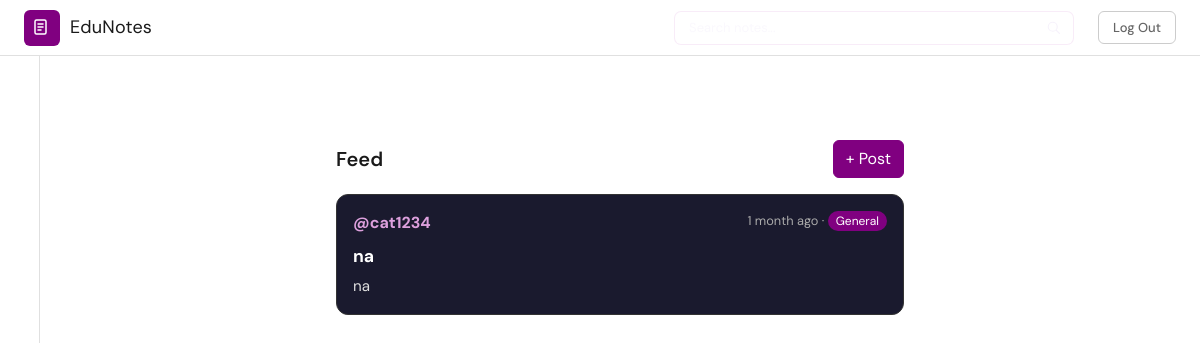
The page /home/ (signed in) on the database as committed earlier.
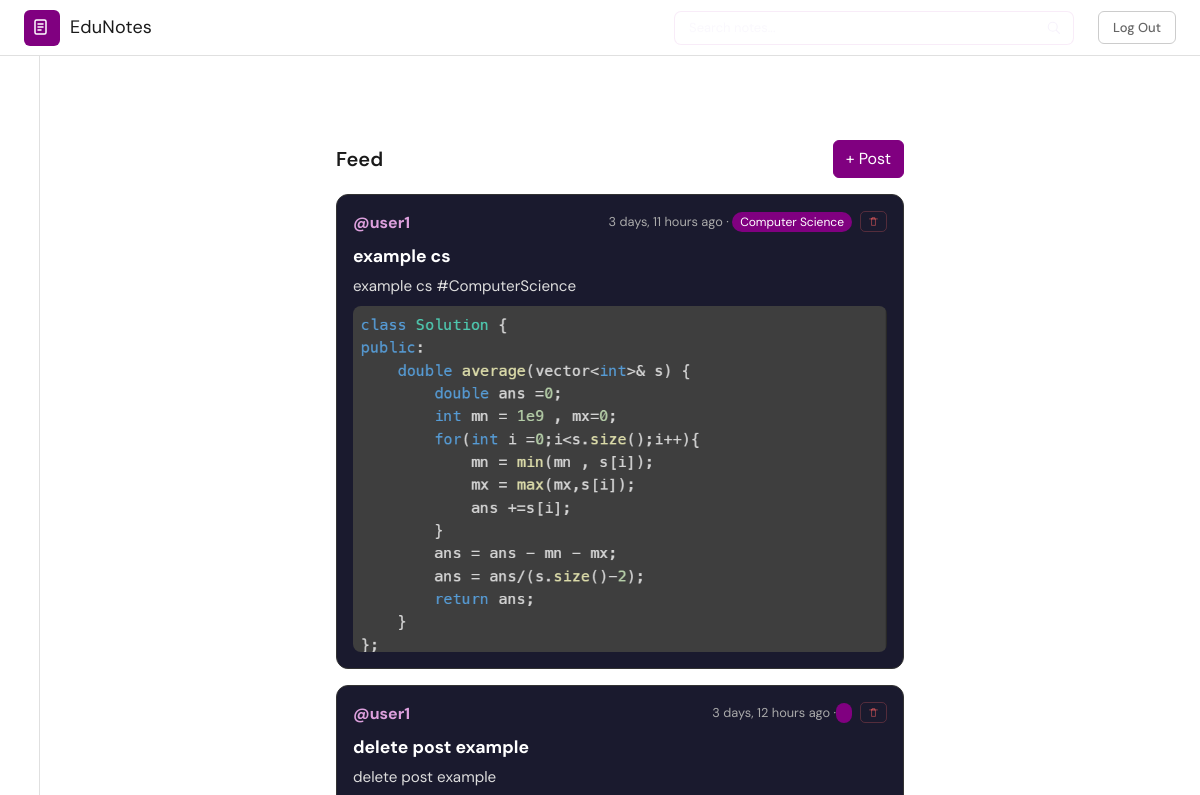
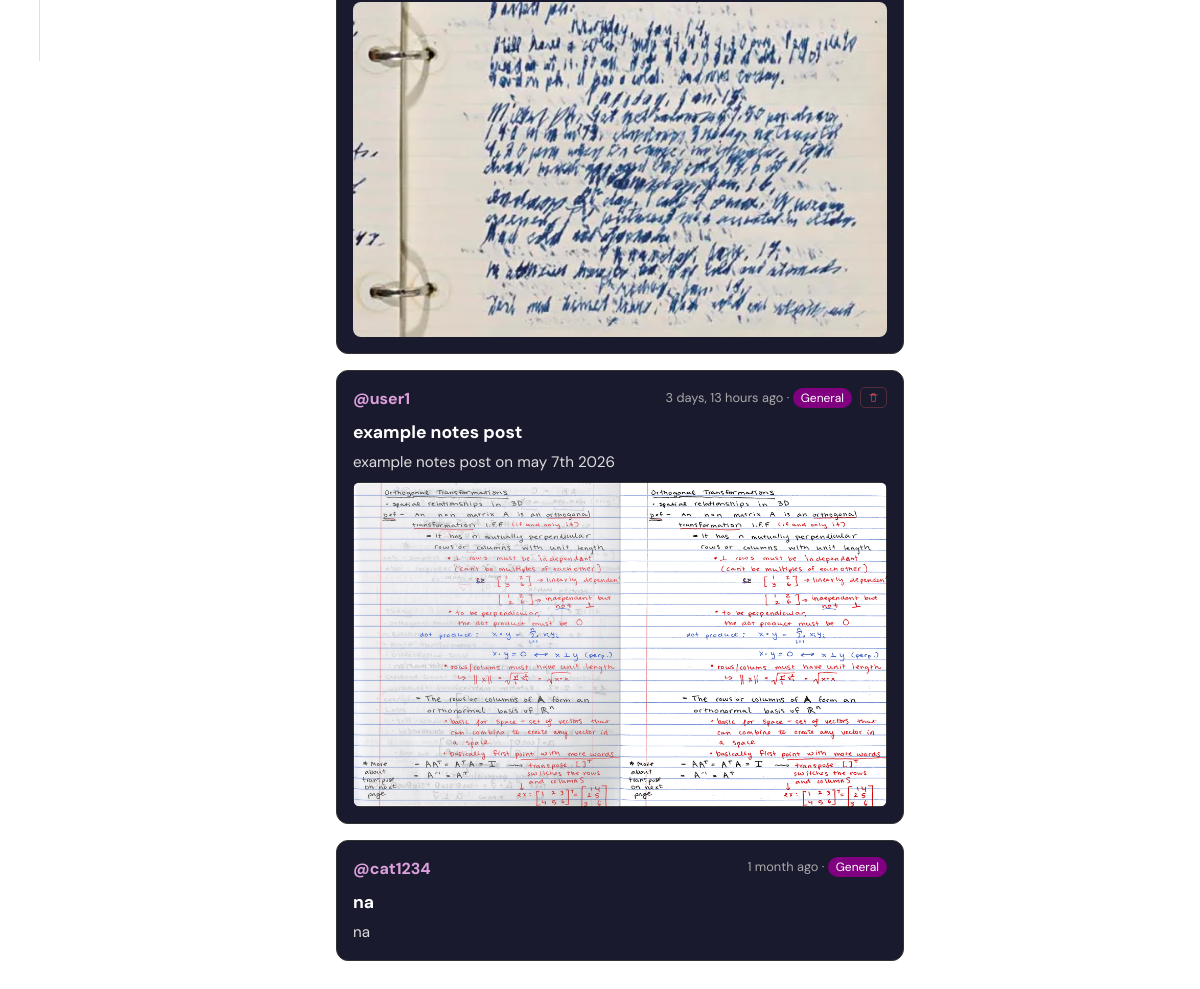
The same page on the database as committed later (2 pictures, top to bottom).
### proj1App/models.py (models this page shows, shortened)
class Post(models.Model):
    CATEGORY_CHOICES = [
        ('Computer Science', 'Computer Science'),
        ('Mechanical Engineering', 'Mechanical Engineering'),
        ('Electrical Engineering', 'Electrical Engineering'),
        ('Mathematics', 'Mathematics'),
        ('Physics', 'Physics'),
        ('Biology', 'Biology'),
        ('Chemistry', 'Chemistry'),
        ('Business', 'Business'),
        ('General', 'General'),
    ]
    user       = models.ForeignKey(User, on_delete=models.CASCADE, related_name='posts')
    category   = models.CharField(max_length=100, choices=CATEGORY_CHOICES, default='General')
    title      = models.CharField(max_length=200, blank=True)
    body       = models.TextField(blank=True)
    image      = models.ImageField(upload_to='posts/images/', blank=True, null=True)
    pdf        = models.FileField(upload_to='posts/pdfs/', blank=True, null=True)
    link       = models.URLField(blank=True)
    created_at = models.DateTimeField(auto_now_add=True)
    community  = models.ForeignKey(
        'Community', on_delete=models.SET_NULL,
        null=True, blank=True, related_name='posts'
    )
    class Meta:
        ordering = ['-created_at']  # newest first

### proj1App/views.py (the view)
# urls.py: 2. Add a URL to urlpatterns:  path('', views.home, name='home')
@login_required
def home(request):
    posts = Post.objects.all().select_related('user')
    return render(request, 'proj1App/home.html', {'posts': posts})

### proj1App/templates/proj1App/home.html (shortened to what this page needs)
{% extends "proj1App/base.html" %}
{% load static %}
{% block extra_css %}<link rel="stylesheet" href="{% static 'proj1App/css/home.css' %}">{% endblock %}
{% block content %}
<nav class="en-navbar">
    <a href="/" class="en-brand">
        <div class="en-brand-icon">
        </div>
        <span class="en-brand-name">EduNotes</span>
    </a>
    <form method="GET" action="/search/" class="en-search-form">
        <input type="text" name="q" class="en-search-input" placeholder="Search notes...">
        <button type="submit" class="en-search-btn">
            <svg width="15" height="15" viewBox="0 0 20 20" fill="none">
                <circle cx="9" cy="9" r="6" stroke="currentColor" stroke-width="1.5"/>
                <path d="M14 14l4 4" stroke="currentColor" stroke-width="1.5" stroke-linecap="round"/>
            </svg>
        </button>
    </form>
    <a href="/logout/" class="en-navbar-logout">Log Out</a>
</nav>
<div id="sidebar">
    <ul class="nav flex-column pt-3">
        <li class="nav-item">
            <a class="nav-link" href="/profile/">
            </a>
        </li>
        <li class="nav-item">
            <a class="nav-link active" href="/home/">
            </a>
        </li>
        <li class="nav-item">
            <a class="nav-link" href="/communities/">
            </a>
        </li>
    </ul>
</div>
<div id="main-content">
    <div class="feed-container">
        <div class="d-flex justify-content-between align-items-center mb-3">
            <h5 class="en-feed-title">Feed</h5>
            <button class="btn btn-purple" data-bs-toggle="modal" data-bs-target="#postModal">+ Post</button>
        </div>
        {% for post in posts %}
        <div class="post-card">
            <div class="d-flex justify-content-between align-items-start">
                <span class="post-user">@{{ post.user.username }}</span>
                <div class="d-flex align-items-center gap-2">
                    <span class="post-meta">{{ post.created_at|timesince }} ago &middot; <span class="post-category">{{ post.category }}</span></span>
                    {% if post.user == request.user %}
                    <form method="POST" action="/posts/delete/{{ post.id }}/">
                        <button type="submit" class="post-delete-btn" onclick="return confirm('Delete this post?')">
                            <svg width="13" height="13" viewBox="0 0 20 20" fill="none">
                                <path d="M4 6h12M8 6V4h4v2M7 6v10h6V6H7z" stroke="currentColor" stroke-width="1.5" stroke-linecap="round" stroke-linejoin="round"/>
                            </svg>
                        </button>
                    </form>
                    {% endif %}
                </div>
            </div>
            {% if post.title %}
                <div class="post-title">{{ post.title }}</div>
            {% endif %}
            {% if post.body %}
                <div class="post-body">{{ post.body }}</div>
            {% endif %}
            {% if post.image %}
                <img src="{{ post.image.url }}" class="post-img mt-2" alt="post image">
            {% endif %}
        </div>
        {% empty %}
            <div class="post-card text-center" style="color:#aaa;">
                No posts yet. Follow some communities or be the first to post!
            </div>
        {% endfor %}
    </div>
</div>
{% endblock %}

### proj1App/templates/proj1App/base.html (shortened to what this page needs)
{% load static %}
<!DOCTYPE html>
<html lang="en">
<head>
    <link href="https://cdn.jsdelivr.net/npm/bootstrap@5.3.8/dist/css/bootstrap.min.css" rel="stylesheet">
    <link rel="stylesheet" href="{% static 'proj1App/css/style.css' %}">
    {% block extra_css %}{% endblock %}
</head>
<body>
    {% block content %}{% endblock %}
</body>
</html>

### proj1App/static/proj1App/css/style.css (style rules this page uses)
body { min-height: 100vh; background-color: white; font-family: 'DM Sans', sans-serif; }
.btn-purple { background-color: purple; border-color: purple; color: white; }
.en-brand { display: inline-flex; align-items: center; gap: 10px; text-decoration: none; }
.en-brand-icon { width: 36px; height: 36px; background-color: purple; border-radius: 6px; display: flex; align-items: center; justify-content: center; flex-shrink: 0; }
.en-brand-name { font-family: 'DM Sans', sans-serif; font-size: 22px; color: #1a1a1a; letter-spacing: 0.01em; }
.en-navbar { position: fixed; top: 0; left: 0; right: 0; height: 56px; background-color: white; border-bottom: 1px solid #e0e0e0; display: flex; align-items: center; justify-content: space-between; padding: 0 1.5rem; z-index: 1001; }
.en-navbar .en-brand { flex: 1; }
.en-navbar .en-brand-name { font-size: 18px; color: #1a1a1a; }
.en-navbar-logout { flex: 1; display: flex; justify-content: flex-end; max-width: fit-content; margin-left: auto; font-size: 13px; font-weight: 500; color: #666; text-decoration: none; padding: 6px 14px; border: 1px solid #ccc; border-radius: 6px; transition: color 0.18s, border-color 0.18s; }
.post-card { background-color: #1a1a2e; border: 1px solid #333; border-radius: 12px; padding: 16px; margin-bottom: 16px; color: white; }
.post-user { font-weight: bold; color: plum; }
.post-meta { font-size: 0.8rem; color: #aaa; }
.post-category { background-color: purple; color: white; padding: 2px 8px; border-radius: 20px; font-size: 0.75rem; }
.post-title { font-size: 1.1rem; font-weight: bold; margin-top: 8px; }
.post-body { margin-top: 6px; font-size: 0.95rem; color: #ddd; }
.post-img { width: 100%; border-radius: 8px; }
.post-delete-btn { background: transparent; border: 1px solid rgba(255, 100, 100, 0.25); border-radius: 5px; color: rgba(255, 100, 100, 0.5); padding: 3px 6px; cursor: pointer; display: flex; align-items: center; transition: background-color 0.18s, color 0.18s, border-color 0.18s; }
.en-search-form { display: flex; align-items: stretch; flex: 2; max-width: 400px; margin: 0 1.5rem; }
.en-search-input { width: 100%; height: 34px; padding: 0px 14px; background-color: rgba(255, 255, 255, 0.08); border: 1px solid rgba(221, 160, 221, 0.2); border-right: none; border-radius: 7px 0 0 7px; font-family: 'DM Sans', sans-serif; font-size: 13px; color: #f0eaf8; outline: none; transition: border-color 0.18s, background-color 0.18s; box-sizing: border-box; }
.en-search-input::placeholder { color: rgba(240, 234, 248, 0.35); }
.en-search-btn { height: 34px; padding: 0px 12px; background-color: rgba(255, 255, 255, 0.08); border: 1px solid rgba(221, 160, 221, 0.2); border-left: none; border-radius: 0 7px 7px 0; color: rgba(240, 234, 248, 0.6); cursor: pointer; display: flex; align-items: center; transition: background-color 0.18s, color 0.18s; box-sizing: border-box; }

### proj1App/static/proj1App/css/home.css (style rules this page uses)
#sidebar { position: fixed; top: 56px; left: -160px; width: 200px; height: 100vh; background-color: white; border-right: 1px solid #e0e0e0; padding-top: 10px; transition: left 0.3s ease; z-index: 999; }
#sidebar .nav-link { color: #444; }
#sidebar .nav-link.active { color: purple; }
#main-content { margin-left: 40px; padding-top: 70px; }
.feed-container { max-width: 600px; margin: 0 auto; padding: 70px 16px 40px; }
.en-feed-title { font-family: 'DM Sans', sans-serif; font-size: 20px; font-weight: 600; color: #1a1a1a; margin: 0; }

Rows that differ between the two databases and show on the page:
added Post: user.username "user1", created_at "3 days, 11 hours", category "Computer Science", title "example cs", body "example cs #ComputerScience", image (picture)
added Post: user.username "user1", created_at "3 days, 12 hours", title "delete post example", body "delete post example", image (picture)
added Post: user.username "user1", created_at "3 days, 13 hours", category "General", title "example notes post", body "example notes post on may 7th 2026", image (picture)
